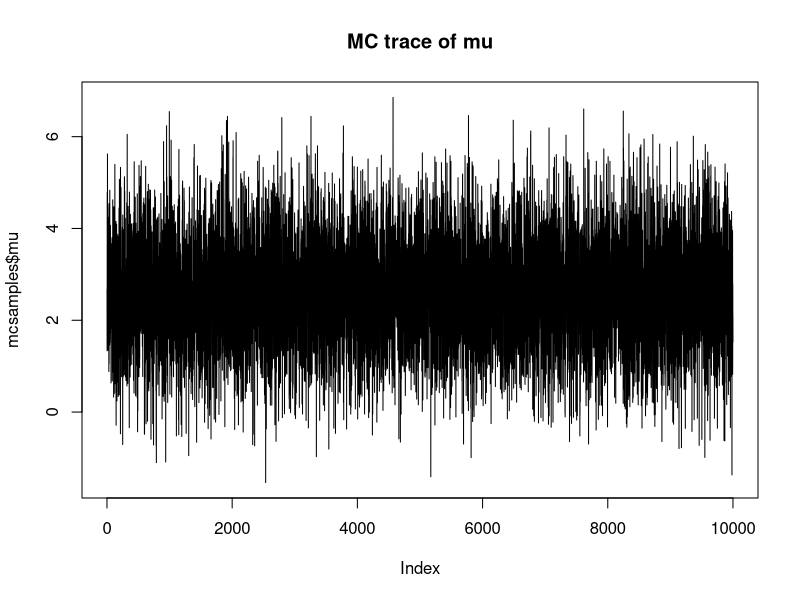
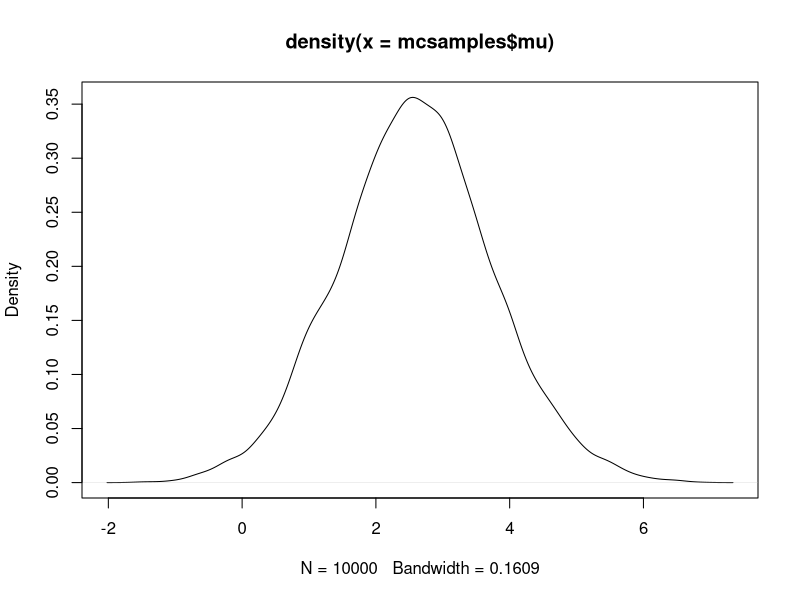
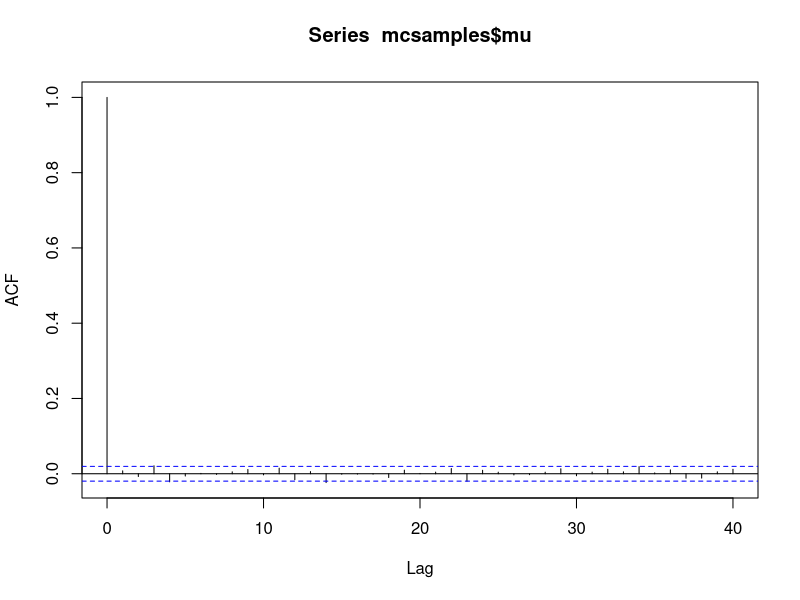
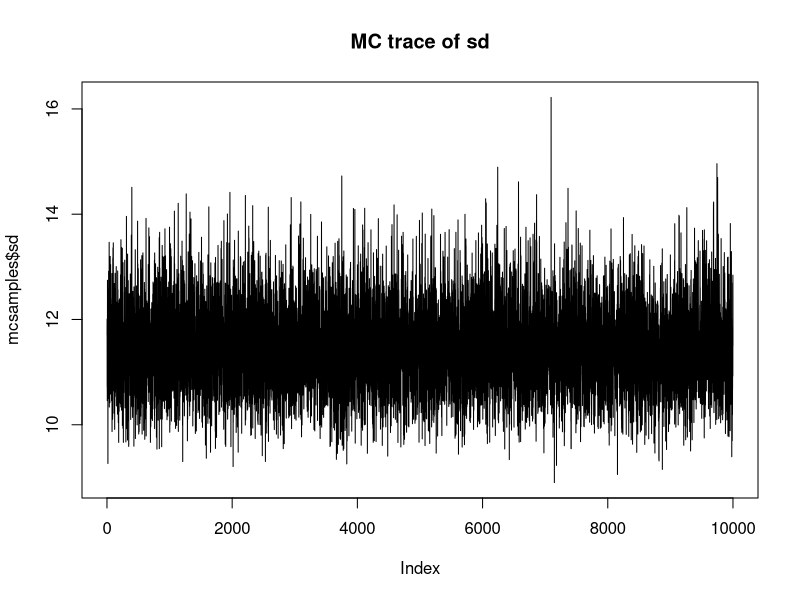
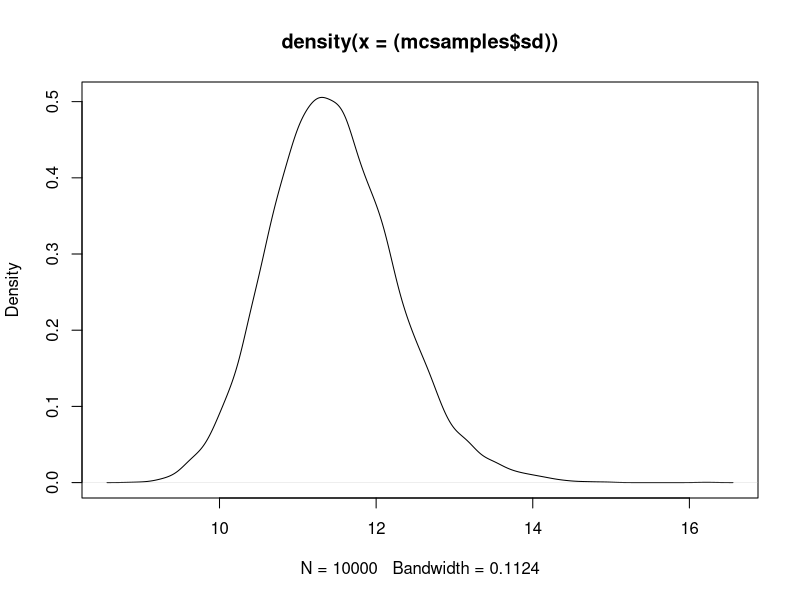
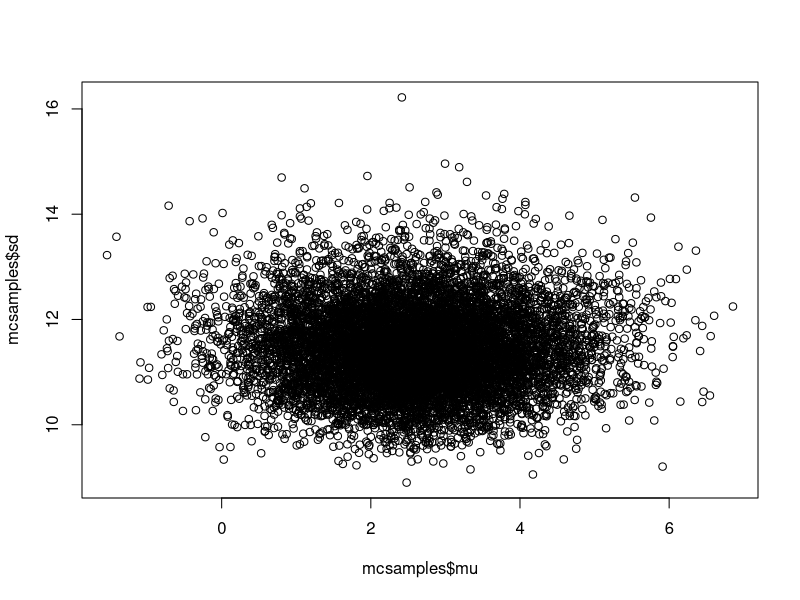
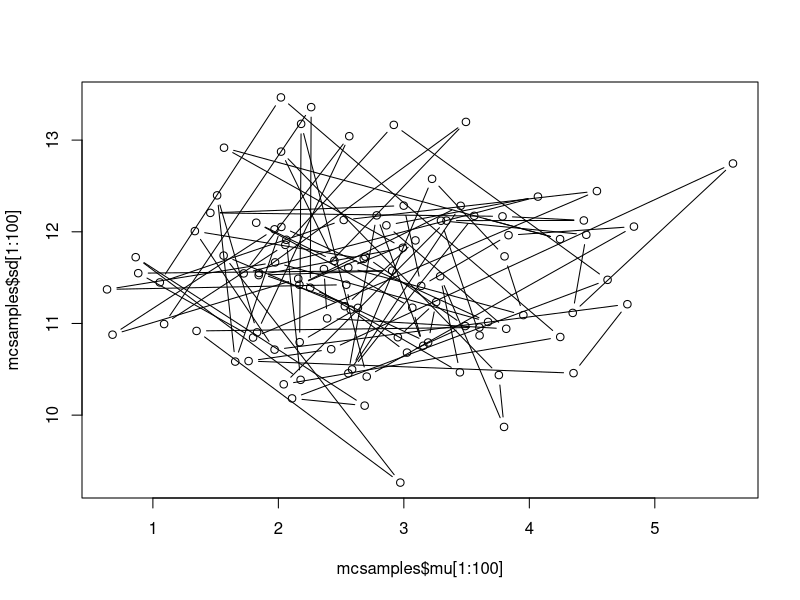
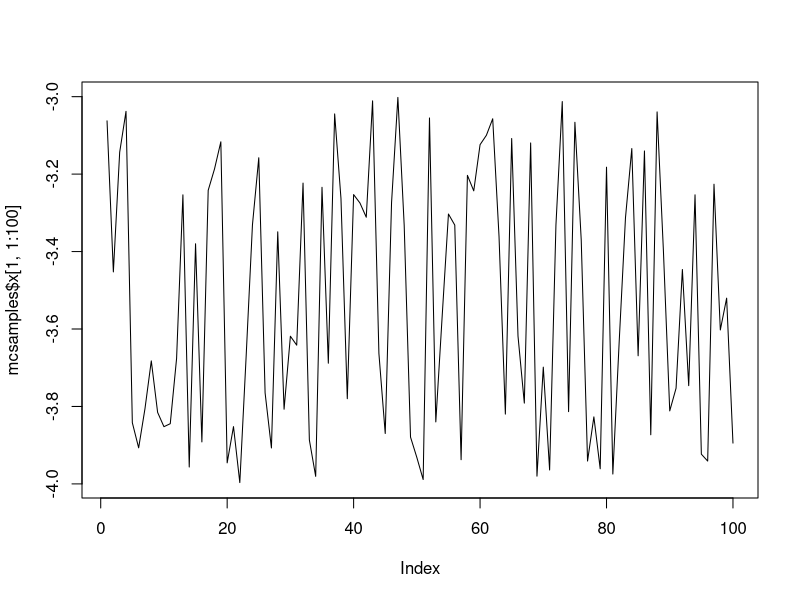

Source code (R) for these figures, in order:
library (truncnorm)
## this function performs Gibbs sampling for normal data
## iters --- iterations of Gibbs sampling
## y --- data, the observed lower limits 
## l the length of interval
## mu0 --- prior mean for mu parameter
## sigma0 -- prior variance for mu parameter
## alpha --- degree freedom for sigma parameter
## w --- prior mean for sigma parameter
gibbs_norm_interval <- function (iters, y, mu0, sigma0, alpha, w, l = 1)
{
    n <- length (y)
    
    ## set and initial Markov chain state
    mu <- 0
    sigma <- 1
    x <- rep (0, n)
    one_gibbs <- function ()
    {
        for (i in 1:n)
            x[i] <<- rtruncnorm (1, a = y[i], b = y[i] + l, 
                                 mean = mu, sd = sqrt(sigma))
        sumx <- sum (x)
        ## update mu
        post_var_mu <- 1 / (n/sigma + 1/sigma0)
        post_mean_mu <- (sumx / sigma + mu0 / sigma0) * post_var_mu
        mu <<- rnorm (1,post_mean_mu, sqrt (post_var_mu))
        sigma <<- 1/rgamma (1, (alpha + n)/2, (alpha * w + sum ((x-mu)^2))/2 )
        
        
        return(c(mu, sigma, x))
    }
    mc_musigma <- replicate (iters, one_gibbs ())
    
    list (mu = mc_musigma[1,], sd = sqrt (mc_musigma[2,]), 
          x = mc_musigma[-(1:2),] )
}

## a simple test

x <- rnorm (100, 3, 10); 
y <- floor (x); mean (y); sd (y)

mcsamples <- gibbs_norm_interval (10000, y, 0, 1E10, 1E-5, 1E-5, 1)

plot (mcsamples$mu, main = "MC trace of mu", type = "l")
plot (density (mcsamples$mu))
acf (mcsamples$mu)
quantile (mcsamples$mu, probs = c(0, 0.025, 0.5, 0.975, 1))
mean (mcsamples$mu)
sd (mcsamples$mu)
plot (mcsamples$sd, main = "MC trace of sd", type = "l")
plot (density ((mcsamples$sd)))

quantile (mcsamples$sd, probs = c(0, 0.025, 0.5, 0.975, 1))

plot (mcsamples$mu, mcsamples$sd)

plot (mcsamples$mu[1:100], mcsamples$sd[1:100], type = "b")
plot (mcsamples$x[1, 1:100], type = "l")
hist (mcsamples$x[1,])

## another test


y2 <- floor (x*10)/10
mcsamples2 <- gibbs_norm_interval (10000, y2, 0, 1E10, 1E-5, 1E-5, 0.1)

plot (mcsamples2$mu[1:100], main = "MC trace of mu", type = "l")
acf (mcsamples2$mu)
quantile (mcsamples2$mu[-(1:100)], probs = c(0, 0.025, 0.5, 0.975, 1))
sd (mcsamples2$mu)
plot (mcsamples2$sd[1:100], main = "MC trace of sd", type = "l")
quantile (mcsamples2$sd[-(1:100)], probs = c(0, 0.025, 0.5, 0.975, 1))

plot (mcsamples2$mu[-(1:100)], mcsamples2$sd[-(1:100)], type = "l")

## compare inference results for two data sets
boxplot (data.frame(mcsamples$mu[-(1:100)], mcsamples2$mu[-(1:100)]))
boxplot (data.frame(mcsamples$sd[-(1:100)], mcsamples2$sd[-(1:100)]))
